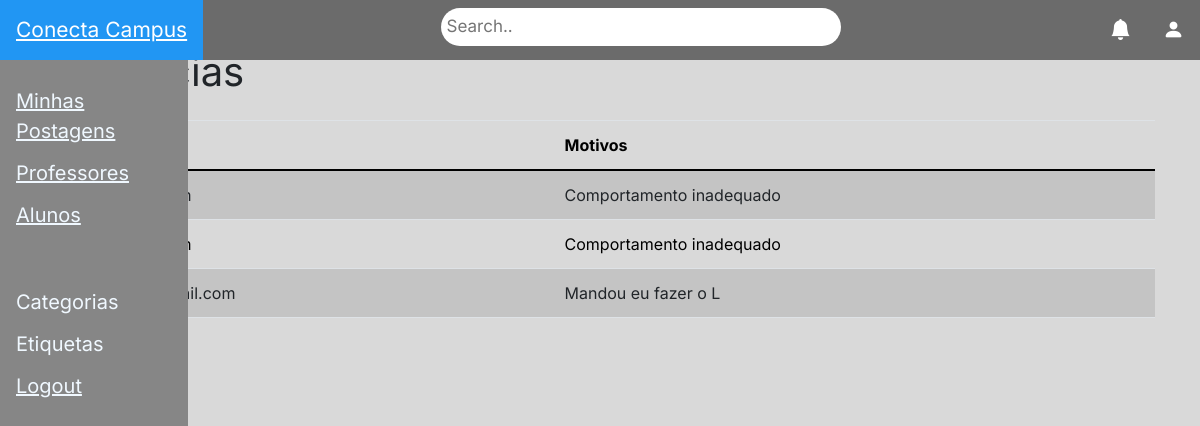
The app's page /admin/ver_denuncias (signed in), older data.
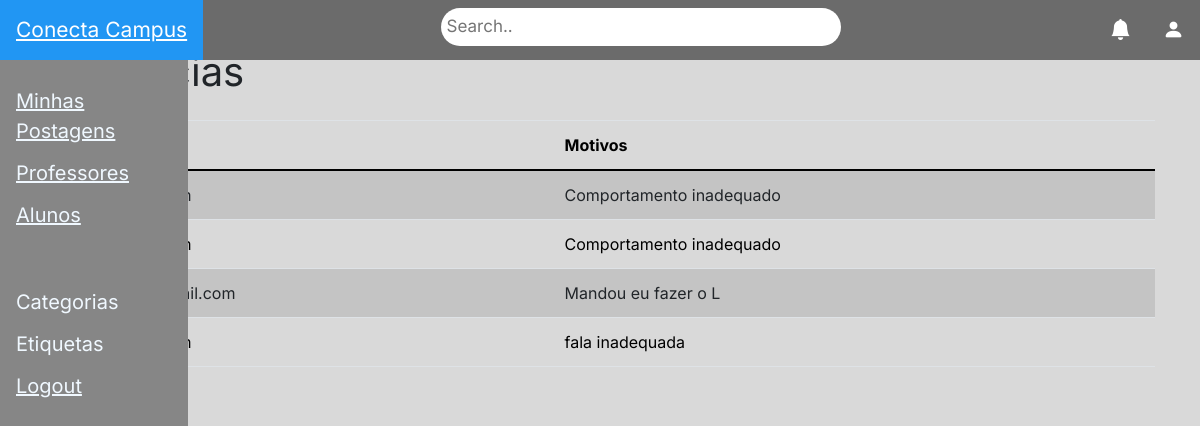
The same page, newer data.
### models.py (models this page shows, shortened)
class Reportar(db.Model):
    id = db.Column(db.Integer, primary_key=True)
    autor_id = db.Column(db.Integer, db.ForeignKey('user.id'), nullable=False)
    target_id = db.Column(db.Integer, db.ForeignKey('user.id'), nullable=False)
    motivo = db.Column(db.String(255), nullable=False)
    data = db.Column(db.DateTime, nullable=False)

### routes/admin.py (the view)
@admin_route.route('/ver_denuncias')
@login_required
def ver_denuncias():
    denuncias = Reportar.query.all()
    return render_template('ver_denuncias.html', denuncias=denuncias, user=current_user)

### main.py (called while the page is built)
@loginManager.user_loader
def load_user(user_id):
    return User.query.get(int(user_id))

### templates/ver_denuncias.html
{% extends "index.html" %}
{% block content %}
<div class="container mt-5">
    <h1 class="mb-4">Denúncias</h1>
    {% if denuncias %}
        <table class="table table-striped">
            <thead>
                <tr>
                    <th>Email</th>
                    <th>Motivos</th>
                </tr>
            </thead>
            <tbody class="mb-4">
                {% for denuncia in denuncias %}
                    <tr>
                        <td>{{ denuncia.usuario_reportado.email }}</td>
                        <td>{{ denuncia.motivo }}</td>
                    </tr>
                {% endfor %}
            </tbody>
        </table>
    {% else %}
        <p class="text-muted">Nenhuma denúncia registrada até o momento.</p>
    {% endif %}
</div>
{% endblock %}

Row changes from the older to the newer data that the page shows:
added Reportar: motivo "fala inadequada"
